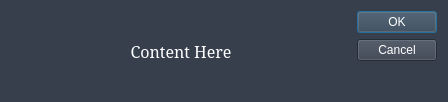
<?xml version="1.0" encoding="UTF-8"?>
<ui version="4.0">
 <class>Dialog</class>
 <widget class="QDialog" name="Dialog">
  <property name="geometry">
   <rect>
    <x>0</x>
    <y>0</y>
    <width>448</width>
    <height>102</height>
   </rect>
  </property>
  <property name="windowTitle">
   <string>PyBotAuto</string>
  </property>
  <property name="styleSheet">
   <string notr="true">background: rgb(55, 63, 77);
color: rgb(255, 255, 255);</string>
  </property>
  <layout class="QHBoxLayout" name="horizontalLayout">
   <item>
    <widget class="QWidget" name="widget" native="true">
     <layout class="QVBoxLayout" name="verticalLayout">
      <item>
       <widget class="QLabel" name="dialog_content_label">
        <property name="font">
         <font>
          <family>SimSun</family>
          <pointsize>12</pointsize>
          <bold>false</bold>
         </font>
        </property>
        <property name="text">
         <string>Content Here</string>
        </property>
        <property name="alignment">
         <set>Qt::AlignCenter</set>
        </property>
       </widget>
      </item>
     </layout>
    </widget>
   </item>
   <item>
    <widget class="QDialogButtonBox" name="buttonBox">
     <property name="orientation">
      <enum>Qt::Vertical</enum>
     </property>
     <property name="standardButtons">
      <set>QDialogButtonBox::Cancel|QDialogButtonBox::Ok</set>
     </property>
    </widget>
   </item>
  </layout>
 </widget>
 <resources/>
 <connections>
  <connection>
   <sender>buttonBox</sender>
   <signal>accepted()</signal>
   <receiver>Dialog</receiver>
   <slot>accept()</slot>
   <hints>
    <hint type="sourcelabel">
     <x>248</x>
     <y>254</y>
    </hint>
    <hint type="destinationlabel">
     <x>157</x>
     <y>274</y>
    </hint>
   </hints>
  </connection>
  <connection>
   <sender>buttonBox</sender>
   <signal>rejected()</signal>
   <receiver>Dialog</receiver>
   <slot>reject()</slot>
   <hints>
    <hint type="sourcelabel">
     <x>316</x>
     <y>260</y>
    </hint>
    <hint type="destinationlabel">
     <x>286</x>
     <y>274</y>
    </hint>
   </hints>
  </connection>
 </connections>
</ui>
